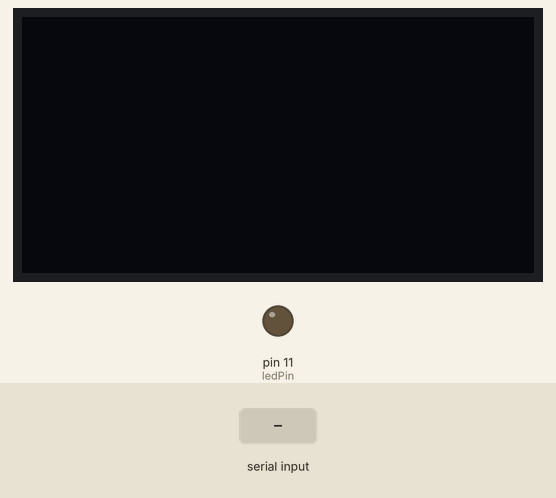
Recording of a sketch running on a simulated Arduino Uno, built with avr-gcc and run on an emulated ATmega328P. On the bench: 128×64 one-colour display, output pins drawn as LEDs (lit = HIGH). Inputs (shaded band) come from the test bench. What the sketch prints to the serial monitor is not drawn.

Above: at 1.2 s.
1.3 s: "1" received over Serial
At 1.7 s:
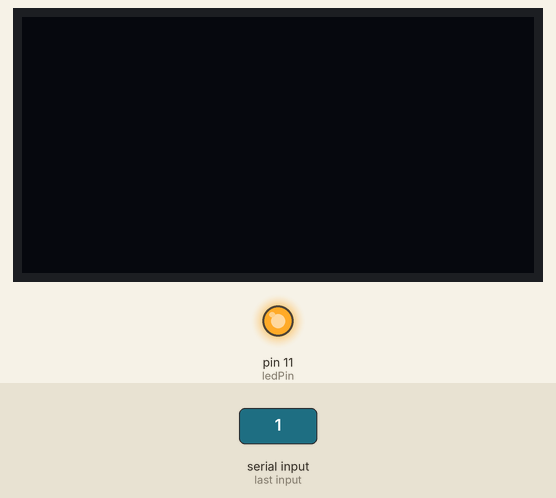
2.8 s: "0" received over Serial
At 30.7 s:
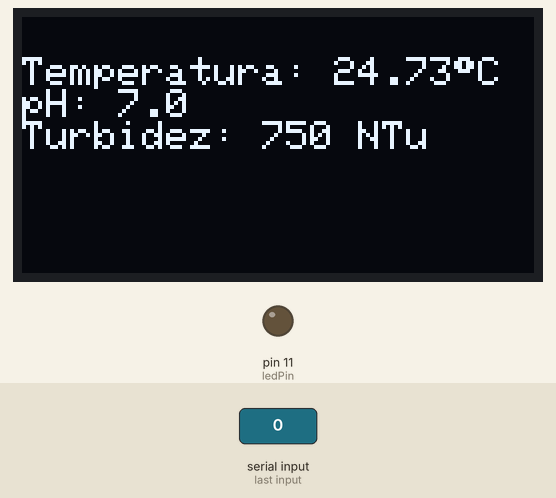
Timing chart, 0 to 31.5 s (numbered marks = the images above; inputs shaded):
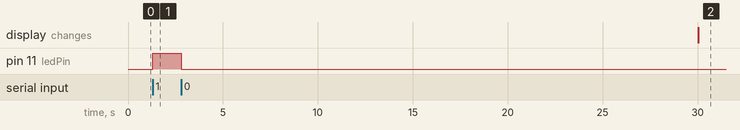

The sketch:

ps-IOT.ino
```cpp
#include <Adafruit_SSD1306.h>
#include <ArduinoJson.h>

#define SCREEN_WIDTH 128 // OLED display width, in pixels
#define SCREEN_HEIGHT 64 // OLED display height, in pixels
#define SCREEN_ADDRESS 0x3C  //talvez seja 0x3C
#define SEGUNDOS_COLETA 30000

Adafruit_SSD1306 display(SCREEN_WIDTH, SCREEN_HEIGHT);

//config termistor
float R1 = 10000;
float c1 = 1.009249522e-03, c2 = 2.378405444e-04, c3 = 2.019202697e-07; //valores constantes para calculo

//config variaveis
float ph, temperatura;
int turbidez;
const int TAMANHO = 100;
unsigned long tempo = 0;

//config pin
int turbidezPin = A0; // Potenciômetro simulado sensor de turbidez
int phPin = A1; // Potenciômetro simulado sensor de pH
int temperaturaPin = A2; // Termistor
int ledPin = 11; // LED

void setup() {
    //configura pinos de INPUT e OUTPUT do arduinos
    pinMode(turbidezPin, INPUT);
    pinMode(phPin, INPUT);
    pinMode(temperaturaPin, INPUT);
    pinMode(ledPin,OUTPUT);

    digitalWrite(ledPin, LOW);

    //inicializa comunicação serial
    Serial.begin(9600);

    //config do display
    display.begin(SSD1306_SWITCHCAPVCC, SCREEN_ADDRESS);
    display.clearDisplay();
    display.setTextSize(1);
    display.setTextColor(SSD1306_WHITE);
}

void loop() {
    secondsDelay(SEGUNDOS_COLETA);
    ledAlarm();
}

//função que faz leitura da temperatura e retorna o valor em graus celcius
float readTemp(int ThermistorPin){
  int vo = analogRead(ThermistorPin);
  float R2 = R1 * (1023.0 / (float)vo - 1.0); //calculo R2, demonstração no arquivo pdf da aula
  float logR2 = log(R2);
  float T = (1.0 / (c1 + c2*logR2 + c3*logR2*logR2*logR2));// Equação de Steinhart–Hart
  float Tc = T - 273.15; //temp em Graus celcius
  return Tc;
}

//função que faz a leitura do potenciômetro e retorna o valor dentro da escala de pH
float readPh(int phPin) {
    int phRead = analogRead(phPin);
    //float phpwm = map(phRead, 0,1023,0,14);
    float phpwm = (float)phRead *14.0 / 1023.0;
    return phpwm;
}

//função que faz a leitura do potenciômetro e retorna o valor dentro da escala de turbidez
int readTurbidez(int turbidezPin) {
    int turbidezRead = analogRead(turbidezPin);
    int turbidezpwm = map(turbidezRead, 0,1023,0,1500);
    return turbidezpwm;
}

void printDisplay(float temp,float ph, int turbidez ){
    display.clearDisplay();
    display.setCursor(0, 10);
    display.println("Temperatura: "+ (String)temp+(char)247+"C");
    display.print("pH: ");
    display.println(ph,1);
    display.print("Turbidez: "+ (String)turbidez+ " NTu");
    display.display();
}

void sendJson(float temp,float ph, int turbidez ){
    StaticJsonDocument<TAMANHO> json; //cria o objeto Json

    //formato de leitura no node-red
    json["temperatura"] = temp;
    json["ph"] = ph;
    json["turbidez"] = turbidez;

    serializeJson(json, Serial);
    Serial.println();
}

void ledAlarm(){
    if (Serial.available() > 0) {
        char dado = Serial.read();
        dado == '1'? digitalWrite(ledPin, HIGH) : digitalWrite(ledPin, LOW);
    }
}

//Delay com millis para coletar a cada 30 segundos as informações dos sensores e enviar via MQTT
void secondsDelay(int seconds){
    if (millis() - tempo >= seconds){
        tempo = millis();

        temperatura = readTemp(temperaturaPin);
        ph = readPh(phPin);
        turbidez = readTurbidez(turbidezPin);
        printDisplay(temperatura, ph, turbidez);
        sendJson(temperatura, ph, turbidez);
    }

}
```

Measured:
- after the input at 1.3 s, pin 11 (ledPin): LOW → HIGH at once
- after the input at 2.8 s, pin 11 (ledPin): HIGH → LOW at once
